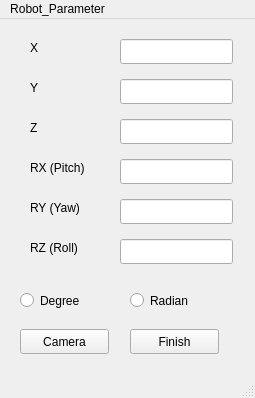
<?xml version="1.0" encoding="UTF-8"?>
<ui version="4.0">
 <class>MainWindow</class>
 <widget class="QMainWindow" name="MainWindow">
  <property name="geometry">
   <rect>
    <x>0</x>
    <y>0</y>
    <width>255</width>
    <height>398</height>
   </rect>
  </property>
  <property name="windowTitle">
   <string>MainWindow</string>
  </property>
  <widget class="QWidget" name="centralwidget">
   <widget class="QLineEdit" name="lineEdit">
    <property name="geometry">
     <rect>
      <x>120</x>
      <y>20</y>
      <width>113</width>
      <height>25</height>
     </rect>
    </property>
    <property name="text">
     <string/>
    </property>
   </widget>
   <widget class="QLineEdit" name="lineEdit_2">
    <property name="geometry">
     <rect>
      <x>120</x>
      <y>60</y>
      <width>113</width>
      <height>25</height>
     </rect>
    </property>
   </widget>
   <widget class="QLineEdit" name="lineEdit_3">
    <property name="geometry">
     <rect>
      <x>120</x>
      <y>100</y>
      <width>113</width>
      <height>25</height>
     </rect>
    </property>
   </widget>
   <widget class="QLineEdit" name="lineEdit_4">
    <property name="geometry">
     <rect>
      <x>120</x>
      <y>140</y>
      <width>113</width>
      <height>25</height>
     </rect>
    </property>
   </widget>
   <widget class="QLineEdit" name="lineEdit_5">
    <property name="geometry">
     <rect>
      <x>120</x>
      <y>180</y>
      <width>113</width>
      <height>25</height>
     </rect>
    </property>
   </widget>
   <widget class="QLineEdit" name="lineEdit_6">
    <property name="geometry">
     <rect>
      <x>120</x>
      <y>220</y>
      <width>113</width>
      <height>25</height>
     </rect>
    </property>
   </widget>
   <widget class="QRadioButton" name="Degree">
    <property name="geometry">
     <rect>
      <x>20</x>
      <y>270</y>
      <width>112</width>
      <height>23</height>
     </rect>
    </property>
    <property name="text">
     <string>Degree</string>
    </property>
   </widget>
   <widget class="QRadioButton" name="Radian">
    <property name="geometry">
     <rect>
      <x>130</x>
      <y>270</y>
      <width>112</width>
      <height>23</height>
     </rect>
    </property>
    <property name="text">
     <string>Radian</string>
    </property>
   </widget>
   <widget class="QPushButton" name="Finish">
    <property name="geometry">
     <rect>
      <x>130</x>
      <y>310</y>
      <width>89</width>
      <height>25</height>
     </rect>
    </property>
    <property name="text">
     <string>Finish</string>
    </property>
   </widget>
   <widget class="QLabel" name="label">
    <property name="geometry">
     <rect>
      <x>30</x>
      <y>20</y>
      <width>67</width>
      <height>17</height>
     </rect>
    </property>
    <property name="text">
     <string>X</string>
    </property>
   </widget>
   <widget class="QLabel" name="label_2">
    <property name="geometry">
     <rect>
      <x>30</x>
      <y>60</y>
      <width>67</width>
      <height>17</height>
     </rect>
    </property>
    <property name="text">
     <string>Y</string>
    </property>
   </widget>
   <widget class="QLabel" name="label_3">
    <property name="geometry">
     <rect>
      <x>30</x>
      <y>100</y>
      <width>67</width>
      <height>17</height>
     </rect>
    </property>
    <property name="text">
     <string>Z</string>
    </property>
   </widget>
   <widget class="QLabel" name="label_4">
    <property name="geometry">
     <rect>
      <x>30</x>
      <y>140</y>
      <width>67</width>
      <height>17</height>
     </rect>
    </property>
    <property name="text">
     <string>RX (Pitch)</string>
    </property>
   </widget>
   <widget class="QLabel" name="label_5">
    <property name="geometry">
     <rect>
      <x>30</x>
      <y>180</y>
      <width>67</width>
      <height>17</height>
     </rect>
    </property>
    <property name="text">
     <string>RY (Yaw)</string>
    </property>
   </widget>
   <widget class="QLabel" name="label_6">
    <property name="geometry">
     <rect>
      <x>30</x>
      <y>220</y>
      <width>67</width>
      <height>17</height>
     </rect>
    </property>
    <property name="text">
     <string>RZ (Roll)</string>
    </property>
   </widget>
   <widget class="QPushButton" name="Camera">
    <property name="geometry">
     <rect>
      <x>20</x>
      <y>310</y>
      <width>89</width>
      <height>25</height>
     </rect>
    </property>
    <property name="text">
     <string>Camera</string>
    </property>
   </widget>
  </widget>
  <widget class="QStatusBar" name="statusbar"/>
  <widget class="QMenuBar" name="menubar">
   <property name="geometry">
    <rect>
     <x>0</x>
     <y>0</y>
     <width>255</width>
     <height>22</height>
    </rect>
   </property>
   <widget class="QMenu" name="menuRobot_Parameter">
    <property name="title">
     <string>Robot_Parameter</string>
    </property>
   </widget>
   <addaction name="menuRobot_Parameter"/>
  </widget>
 </widget>
 <resources/>
 <connections/>
</ui>
